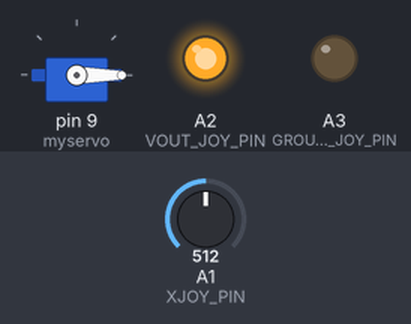
Simulated run of this sketch. Board: Arduino Uno, built with avr-gcc and run on an emulated ATmega328P. Shown: servo, output pins drawn as LEDs (lit = HIGH). The test bench sets the inputs (shaded band); at power-on: A1 (XJOY_PIN) = 512.

Above: at 1.2 s.
1.3 s: A1 (XJOY_PIN) set to 7
2.8 s: A1 (XJOY_PIN) set to 4
At 3.03 s:
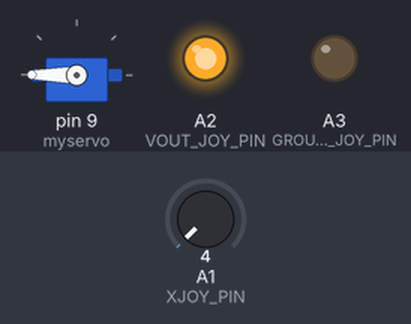
5.8 s: A1 (XJOY_PIN) set to 122
7.3 s: A1 (XJOY_PIN) set to 0
At 7.65 s:
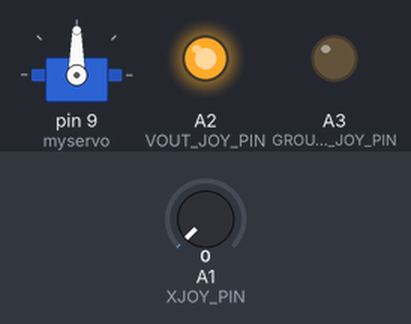
Timing chart, 0 to 11.3 s (numbered marks = the images above; inputs shaded):
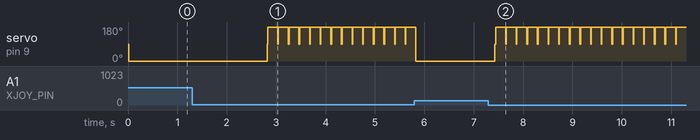

The sketch:

Joystick2Servo.ino
```cpp
// (licence header left out)
#include <Servo.h>
#define SERVO_PIN 9
#define GROUND_JOY_PIN A3            //joystick ground pin will connect to Arduino analog pin A3
#define VOUT_JOY_PIN A2              //joystick +5 V pin will connect to Arduino analog pin A2
#define XJOY_PIN A1                  //X axis reading from joystick will go into analog pin A1
#define POS 0
Servo myservo ;

void setup()
{
 Serial.begin(9600);
 pinMode(VOUT_JOY_PIN, OUTPUT) ;    //pin A3 shall be used as output
 pinMode(GROUND_JOY_PIN, OUTPUT) ;  //pin A2 shall be used as output
 digitalWrite(VOUT_JOY_PIN, HIGH) ; //set pin A3 to high (+5V)
 digitalWrite(GROUND_JOY_PIN,LOW) ; //set pin A3 to low (ground)
 myservo.attach(9);
 delay(15);
 myservo.write(POS);
}

void loop()
{
 delay(200);
 int joystickXVal = analogRead(XJOY_PIN) ;  //read joystick input on pin A1
 if (joystickXVal < 6){
  myservo.write(90);
  delay(15);
  myservo.write(180);
  }
 else {
  myservo.write(0);
  }
 //Debugging purposes only
 //Serial.print(joystickXVal);                //print the value from A1
 //Serial.println(" = input from joystick");  //print "=input from joystick" next to the value
 //Serial.print((joystickXVal+520)/10);       //print a from A1 calculated, scaled value
 //Serial.println(" = output to servo");      //print "=output to servo" next to the value
 //Serial.println() ;
 //myservo.write((joystickXVal+520)/10);      //write the calculated value to the servo
}
```

Measured:
- the behaviour switches between 6 and 5 on A1 (XJOY_PIN) (found by bisection; images 0 and 1)
- after the input at 1.3 s, every drawn part: stays the same
- after the input at 2.8 s, servo on pin 9 (myservo): alternates 180° for 0.20 s and 90° for 0.02 s, starting at once
- after the input at 7.3 s, servo on pin 9 (myservo): alternates 180° for 0.20 s and 90° for 0.02 s, starting after 0.13 s
